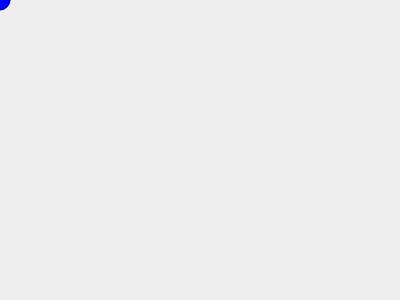
Frame 1 (no input)
Frame 60 (no input): identical to frame 1, image omitted
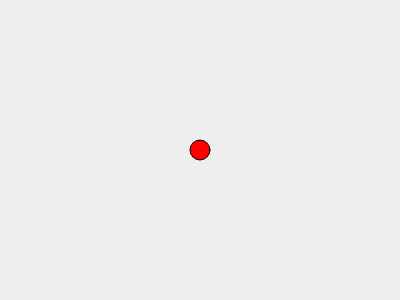
Frame 120 (the mouse pressed at the canvas centre since frame 60)

The p5.js sketch that drew these frames (run headless with seeded random() and noise() and a simulated clock; from frame 60 on, the mouse is pressed at the canvas centre):

// p5.js sketch
// ── sketch.js
function setup() {
  createCanvas(400, 300);
}

function draw() {
  background('#eee');

  if (mouseX < width / 2) {
    fill('#0000ff');
  } else {
    fill('#ff0000');
  }

  circle(mouseX, mouseY, 20);
}
